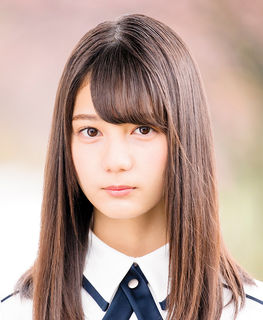
%> input picture kosaka.jpg, 263 x 320 px
$ octave fft.m   (GNU Octave 9; MATLAB toolbox functions it lacks are replaced by stand-ins)
%> lines starting %> are read from the running program, lines starting %| are printed output that depends on the picture
pkg load image

clear all;
close all;
clc;

nao = '/home/tomato/Pictures/kosaka.jpg';
tecchi = '/home/tomato/Pictures/hirate.jpg';

function fourier (source)
%> called with source = '/home/tomato/Pictures/kosaka.jpg'
  img = imread(source);
%> img is the input picture: size 320x263x3 uint8; mean R, G, B 185.7, 159.2, 149.2
  figure
  %figure(1); imshow(img); title("Asli");
  subplot(2,3,1); imshow(img); title("Asli");

  bw = rgb2gray(img);
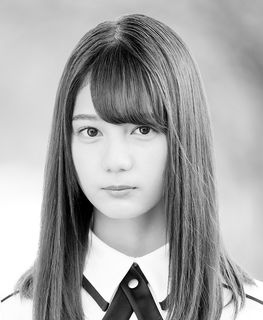
%> bw: size 320x263 uint8; min 0, max 255, mean 166
  %figure(2); imshow(img); title("BW");
  subplot(2,3,2); imshow(bw); title("BW");

  F = fft2(bw);
  S = abs(F);
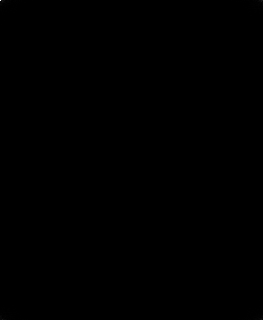
%> S: size 320x263 double; min 28.74, max 13971129, mean 4875.7; drawn with min black and max white
  %figure(3); imshow(S, []); title("Fourier Transform of BW");
  subplot(2,3,3); imshow(S, []); title("Fourier Transform of BW");

  Fsh = fftshift(F);
  %figure(4); imshow(abs(Fsh), []); title("Centered Fourier Transform of BW");
  subplot(2,3,4); imshow(abs(Fsh), []); title("Centered Fourier Transform of BW");

  S2 = log(1+abs(Fsh));
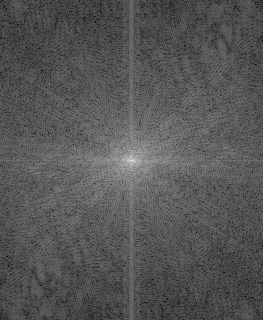
%> S2: size 320x263 double; min 3.39, max 16.45, mean 7.81; drawn with min black and max white
  %figure(5); imshow(S2, []); title("Log Transformed Image");
  subplot(2,3,5); imshow(S2, []); title("Log Transformed Image");

  F = ifftshift(Fsh);
  f = ifft2(F);
  %figure(6); imshow(f, []); title("Reconstructed Image");
  subplot(2,3,6); imshow(f, []); title("Reconstructed Image");
endfunction

fourier(nao);
fourier(tecchi);
%> call 2 of fourier, with source = '/home/tomato/Pictures/hirate.jpg'
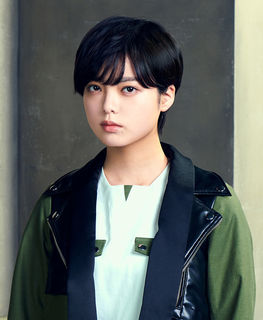
%> input picture hirate.jpg, 263 x 320 px
%> in fourier, img is the input picture: size 320x263x3 uint8; mean R, G, B 96.4, 101, 97.3
%> in fourier (call 2), `bw = rgb2gray(img);`:
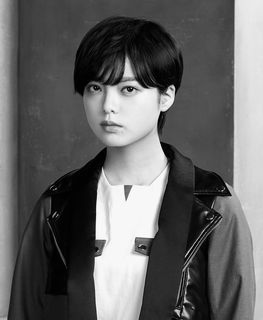
%> bw: size 320x263 uint8; min 0, max 254, mean 99.3
%> in fourier (call 2), `S2 = log(1+abs(Fsh));`:
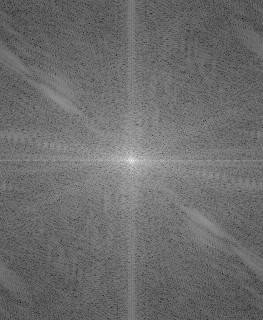
%> S2: size 320x263 double; min 1.03, max 15.94, mean 7.42; drawn with min black and max white
